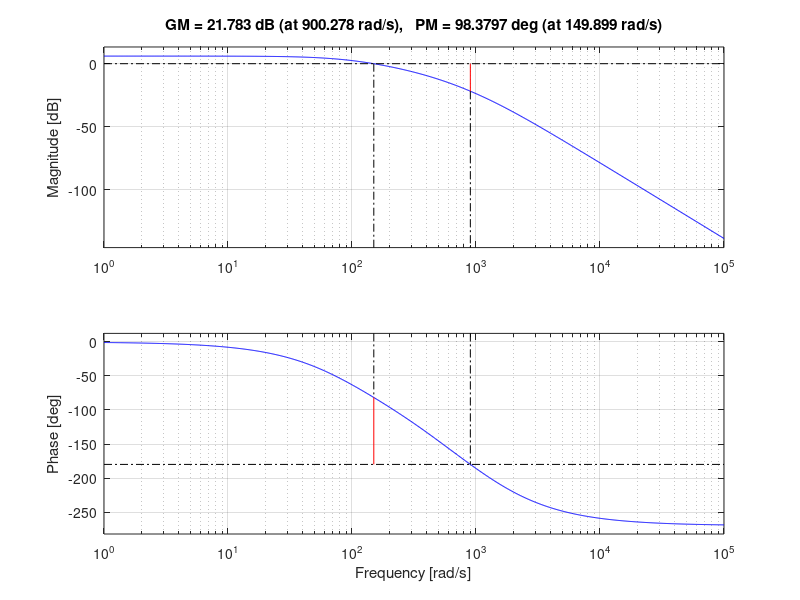
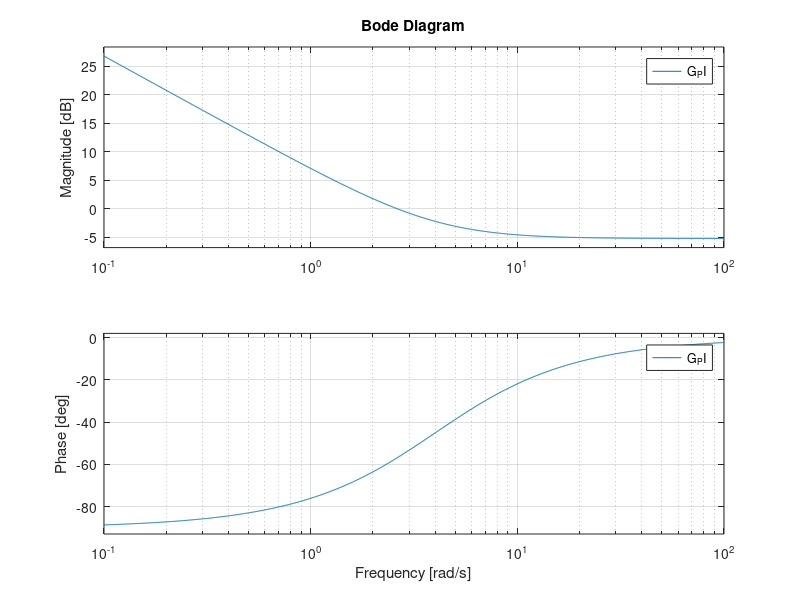
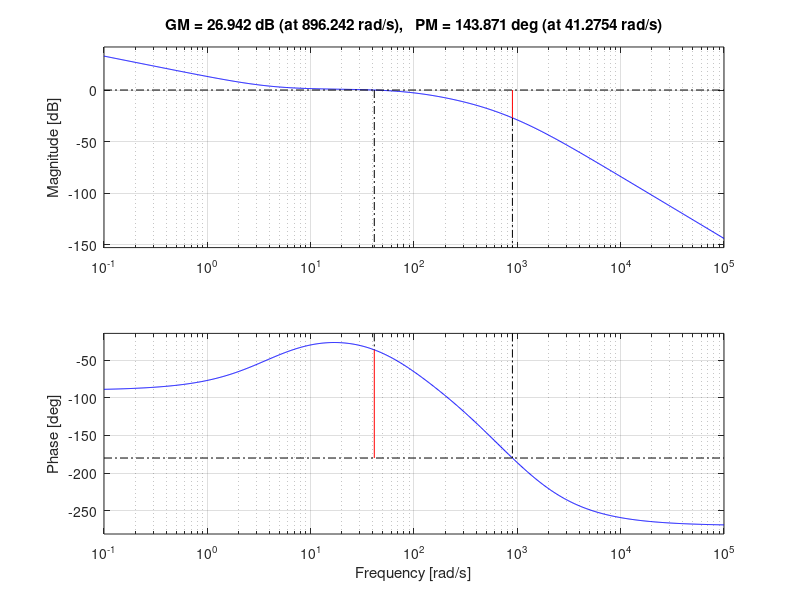
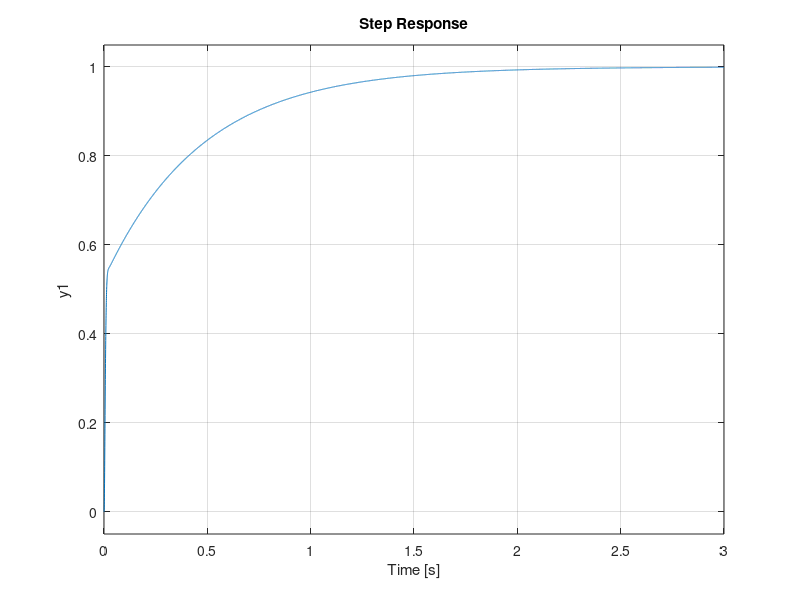

Here is the MATLAB script that generated these plots, in order: (Note: this script raises an error after producing the figures.)
%this code designs the analog PI controller for the control lab
clear
clc
close all

%% specify the system
s = tf('s');
Gp = 2.388E5/(0.002*s^3+3.765*s^2+1621*s+1.194E5);
figure
bode(Gp)
margin(Gp)
grid on
%phase margin is already pretty high
%The system is fairly stable. going to slow it down by using a PI
%controller
Ki = 2.1935;
Kp = 0.547;
G_PI = (Ki+Kp*s)/s;
figure
bode(G_PI)
grid on
figure
bode(G_PI*Gp)
margin(G_PI*Gp)
grid on

%check the step response
control_clrp = feedback(G_PI*Gp, 1);
figure
step(control_clrp)
grid on
stepinfo(control_clrp)

%get data of the bode rp
w = logspace(0.5, 3);
[mag_t, phase_t] = bode(G_PI*Gp, w);
mag_t = squeeze(mag_t);
phase_t = squeeze(phase_t);
f = w/(2*pi);
figure
subplot(2,1,1)
semilogx(f, mag_t)
title('Compensated with PI controller')
ylabel('Magnitude (dB)')
grid on
subplot(2,1,2)
semilogx(f, phase_t)
xlabel('Frequency (Hz)')
ylabel('Phase')
grid on
